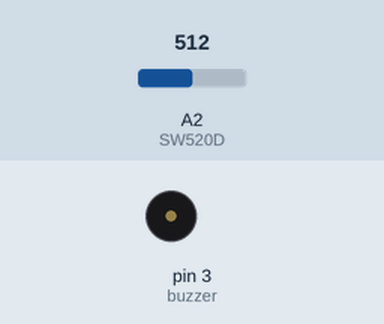
A sketch run on a simulated Arduino Uno, built with avr-gcc and run on an emulated ATmega328P. Shown: buzzer (waves = sounding, pin HIGH). The inputs (shaded band) are chosen by the test bench; at power-on: A2 (SW520D) = 512.

Above: at 1.2 s.
1.3 s: A2 (SW520D) set to 988
2.8 s: A2 (SW520D) set to 1011
At 3.02 s:
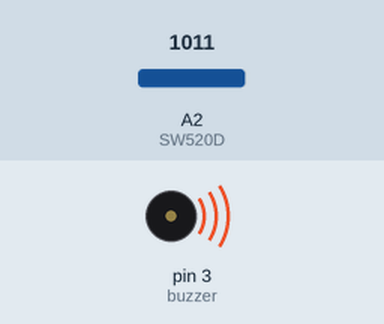
5.8 s: A2 (SW520D) set to 990
At 6.8 s:
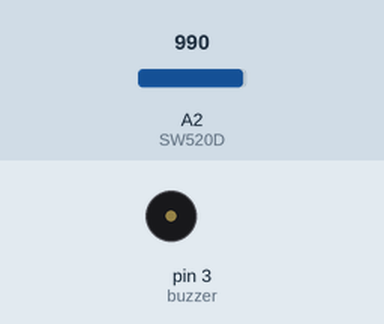
7.3 s: A2 (SW520D) set to 1010
At 7.52 s:
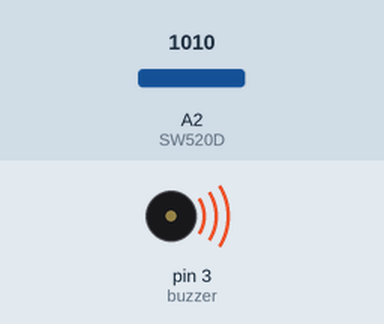
Timing chart, 0 to 11.3 s (numbered marks = the images above; inputs shaded):
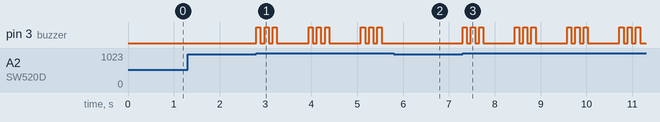

Measured:
- the behaviour switches between 1000 and 1001 on A2 (SW520D) (found by bisection; images 0 and 1)
- after the input at 1.3 s, every drawn part: stays the same
- after the input at 2.8 s, pin 3 (buzzer): LOW → HIGH at once, then repeats every 1.1 s: 2 × (LOW 0.09 s, HIGH 0.09 s), LOW 0.69 s, HIGH 0.09 s
- after the input at 5.8 s, pin 3 (buzzer): stops changing and stays LOW
- after the input at 7.3 s, pin 3 (buzzer): LOW → HIGH at once, then repeats every 1.1 s: 2 × (LOW 0.09 s, HIGH 0.09 s), LOW 0.69 s, HIGH 0.09 s

The sketch:

Vibration_Alarm.ino
```cpp
int buzzer = 3;
int SW520D = A2;
int val = 0;    // 定义变量val储存传感器值
void setup(){
  pinMode(buzzer,OUTPUT);
}
void buzzer_didi(){
  for(int i=3;i>0;i--){
  digitalWrite(buzzer,HIGH);
  delay(90);
  digitalWrite(buzzer,LOW);
  delay(90);
  }
  delay(600);
}
void buzzer_stop(){
  digitalWrite(buzzer,LOW);
}
void loop(){
  if(analogRead(SW520D) > 1000)
    buzzer_didi();
  else
    buzzer_stop();
}
```
